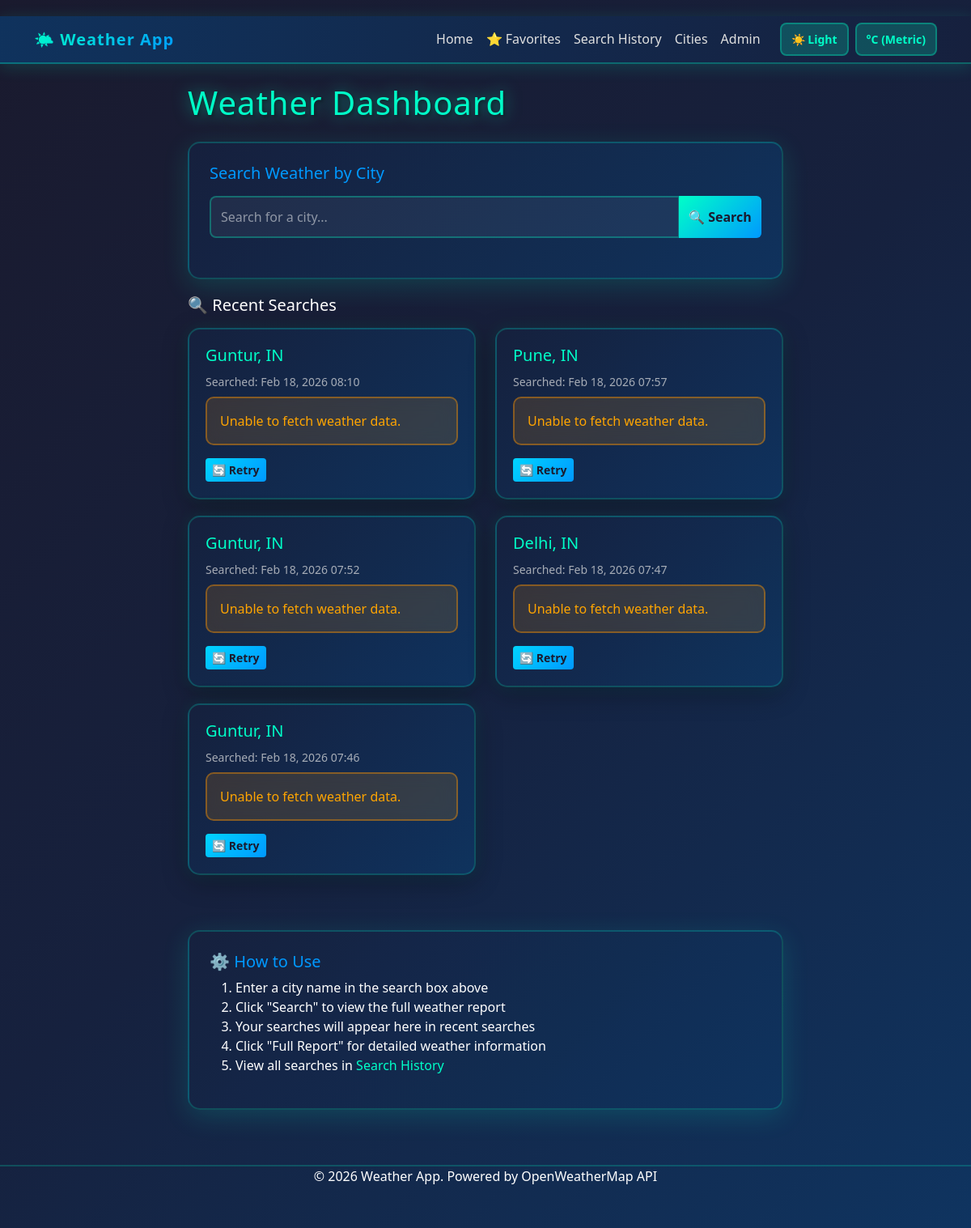
The page / on the database its author committed.
### WEATHERAPP/models.py (models this page shows, shortened)
class SearchHistory(models.Model):
    city = models.ForeignKey(City, on_delete=models.CASCADE, related_name='search_records')
    searched_at = models.DateTimeField(auto_now_add=True)
    class Meta:
        ordering = ['-searched_at']
        verbose_name_plural = "Search Histories"

class City(models.Model):
    name = models.CharField(max_length=100, unique=True)
    country = models.CharField(max_length=100, blank=True)
    latitude = models.FloatField(blank=True, null=True)
    longitude = models.FloatField(blank=True, null=True)
    created_at = models.DateTimeField(auto_now_add=True)
    class Meta:
        verbose_name_plural = "Cities"

### WEATHERAPP/views.py (the view, shortened to what this page needs)
# urls.py: path('', views.IndexView.as_view(), name='weather_index'),
class IndexView(View):
    def get(self, request):
        recent_searches = SearchHistory.objects.all()[:10]
        weather_data = {}
        for search_record in recent_searches:
            city = search_record.city
            data = get_weather_data(city.name)
        search_form = SearchWeatherForm()
        context = {
            'recent_searches': recent_searches,
            'weather_data': weather_data,
            'search_form': search_form,
        }
        return render(request, 'WEATHERAPP/index.html', context)

### WEATHERAPP/forms.py
class SearchWeatherForm(forms.Form):
    city_name = forms.CharField(
        max_length=100,
        required=True,
        widget=forms.TextInput(attrs={
            'class': 'form-control',
            'placeholder': 'Search for a city...'
        })
    )

### WEATHERAPP/templatetags/weather_filters.py (called while the page is built)
@register.filter
def dict_lookup(dictionary, key):
    if dictionary is None:
        return None
    return dictionary.get(key)

### WEATHERAPP/views.py (called while the page is built)
def get_weather_data(city_name):
    try:
        params = {
            'q': city_name,
            'appid': API_KEY,
            'units': 'metric'  # Use Celsius
        }
        response = requests.get(BASE_URL, params=params, timeout=5)
        response.raise_for_status()
        return response.json()
    except requests.exceptions.RequestException as e:
        return None

### WEATHERAPP/templates/WEATHERAPP/index.html (shortened to what this page needs)
{% extends 'WEATHERAPP/base.html' %}
{% load weather_filters %}
{% block content %}
<div class="row mb-4">
    <div class="col-lg-8 mx-auto">
        <h1 class="mb-4">Weather Dashboard</h1>
        <div class="form-container">
            <h5 class="mb-3">Search Weather by City</h5>
            <form method="post" action="{% url 'weather_index' %}" class="mb-4">
                <div class="input-group">
                    {{ search_form.city_name }}
                    <button class="btn btn-primary" type="submit" name="search">
                        🔍 Search
                    </button>
                </div>
            </form>
        </div>
        {% if recent_searches %}
            <h5 class="text-white mb-3">🔍 Recent Searches</h5>
            <div class="row">
                {% for search_record in recent_searches %}
                    {% with weather=weather_data|dict_lookup:search_record.city.id %}
                    <div class="col-md-6">
                        <div class="weather-card">
                            <div class="card-body">
                                <h5 class="card-title">
                                    <a href="{% url 'weather_city_detail' search_record.city.id %}" class="text-decoration-none">
                                        {{ search_record.city.name }}, {{ search_record.city.country }}
                                    </a>
                                </h5>
                                <small class="text-muted d-block mb-2">Searched: {{ search_record.searched_at|date:"M d, Y H:i" }}</small>
                                {% if weather %}
                                    <div class="weather-icon">
                                        {% if weather.main == 'Clear' %}
                                            ☀️
                                        {% elif weather.main == 'Clouds' %}
                                            ☁️
                                        {% elif weather.main == 'Rain' %}
                                            🌧️
                                        {% elif weather.main == 'Thunderstorm' %}
                                            ⛈️
                                        {% elif weather.main == 'Snow' %}
                                            ❄️
                                        {% else %}
                                            🌤️
                                        {% endif %}
                                    </div>
                                    <div class="temp-display">
                                        {{ weather.temperature|floatformat:1 }}°C
                                    </div>
                                    <p class="text-muted mb-3">{{ weather.description }}</p>
                                    <div class="weather-info">
                                        <div class="info-item">
                                            <div class="info-label">Feels Like</div>
                                            <div class="info-value">{{ weather.feels_like|floatformat:1 }}°C</div>
                                        </div>
                                        <div class="info-item">
                                            <div class="info-label">Min/Max</div>
                                            <div class="info-value">{{ weather.temp_min|floatformat:1 }}° / {{ weather.temp_max|floatformat:1 }}°C</div>
                                        </div>
                                        <div class="info-item">
                                            <div class="info-label">Humidity</div>
                                            <div class="info-value">{{ weather.humidity }}%</div>
                                        </div>
                                        <div class="info-item">
                                            <div class="info-label">Pressure</div>
                                            <div class="info-value">{{ weather.pressure }} hPa</div>
                                        </div>
                                        <div class="info-item">
                                            <div class="info-label">Wind Speed</div>
                                            <div class="info-value">{{ weather.wind_speed|floatformat:1 }} m/s</div>
                                        </div>
                                        <div class="info-item">
                                            <div class="info-label">Cloudiness</div>
                                            <div class="info-value">{{ weather.cloudiness }}%</div>
                                        </div>
                                    </div>
                                    <div class="mt-3 d-flex gap-2">
                                        <a href="{% url 'weather_refresh' search_record.city.id %}" class="btn btn-sm btn-info">🔄 Refresh</a>
                                        <a href="{% url 'weather_city_detail' search_record.city.id %}" class="btn btn-sm btn-primary">📊 Full Report</a>
                                    </div>
                                {% else %}
                                    <div class="alert alert-warning" role="alert">
                                        Unable to fetch weather data.
                                    </div>
                                    <div class="mt-3 d-flex gap-2">
                                        <a href="{% url 'weather_refresh' search_record.city.id %}" class="btn btn-sm btn-info">🔄 Retry</a>
                                    </div>
                                {% endif %}
                            </div>
                        </div>
                    </div>
                    {% endwith %}
                {% endfor %}
            </div>
        {% else %}
            <div class="alert alert-info alert-dismissible fade show" role="alert">
                <strong>No search history yet!</strong> Search for a city above to get started.
            </div>
        {% endif %}
    </div>
</div>
<div class="row mt-5">
    <div class="col-lg-8 mx-auto">
        <div class="form-container">
            <h5>⚙️ How to Use</h5>
            <ol>
                <li>Enter a city name in the search box above</li>
                <li>Click "Search" to view the full weather report</li>
                <li>Your searches will appear here in recent searches</li>
                <li>Click "Full Report" for detailed weather information</li>
                <li>View all searches in <a href="{% url 'search_history' %}">Search History</a></li>
            </ol>
        </div>
    </div>
</div>
{% endblock %}

### WEATHERAPP/templates/WEATHERAPP/base.html (shortened to what this page needs)
<!DOCTYPE html>
<html lang="en">
<head>
    <link href="https://cdn.jsdelivr.net/npm/bootstrap@5.3.0/dist/css/bootstrap.min.css" rel="stylesheet">
</head>
<body>
    <nav class="navbar navbar-expand-lg navbar-light sticky-top">
        <div class="container">
            <a class="navbar-brand fw-bold" href="{% url 'weather_index' %}">
                🌤️ Weather App
            </a>
            <div class="collapse navbar-collapse" id="navbarNav">
                <ul class="navbar-nav ms-auto">
                    <li class="nav-item">
                        <a class="nav-link" href="{% url 'weather_index' %}">Home</a>
                    </li>
                    <li class="nav-item">
                        <a class="nav-link" href="{% url 'favorites' %}">⭐ Favorites</a>
                    </li>
                    <li class="nav-item">
                        <a class="nav-link" href="{% url 'search_history' %}">Search History</a>
                    </li>
                    <li class="nav-item">
                        <a class="nav-link" href="{% url 'weather_city_list' %}">Cities</a>
                    </li>
                    <li class="nav-item">
                        <a class="nav-link" href="{% url 'admin:index' %}">Admin</a>
                    </li>
                    <li class="nav-item ms-3">
                        <button id="themeToggle" class="btn btn-sm nav-link-btn" title="Toggle theme">🌙 Dark</button>
                    </li>
                    <li class="nav-item ms-2">
                        <button id="unitToggle" class="btn btn-sm nav-link-btn" title="Toggle temperature unit">°C/°F</button>
                    </li>
                </ul>
            </div>
        </div>
    </nav>
    <div class="container mt-4">
        {% block content %}{% endblock %}
    </div>
    <footer class="text-center text-white mt-5 pb-3">
        <p>&copy; 2026 Weather App. Powered by OpenWeatherMap API</p>
    </footer>
</body>
</html>

### WEATHERAPP/templates/WEATHERAPP/base.html (style rules this page uses)
body { background: linear-gradient(135deg, #1a1a2e 0%, #16213e 50%, #0f3460 100%); min-height: 100vh; padding: 20px 0; animation: fadeIn 0.8s ease-in; color: #fff; }
.navbar { background: linear-gradient(90deg, rgba(15, 52, 96, 0.95) 0%, rgba(22, 33, 62, 0.95) 100%) !important; box-shadow: 0 4px 20px rgba(0, 255, 200, 0.15); border-bottom: 2px solid rgba(0, 255, 200, 0.3); animation: fadeInDown 0.6s ease-out; }
.navbar-brand { background: linear-gradient(135deg, #00ffc8 0%, #0099ff 100%); -webkit-background-clip: text; -webkit-text-fill-color: transparent; background-clip: text; font-weight: 900; letter-spacing: 1px; animation: popIn 0.8s cubic-bezier(0.68, -0.55, 0.27, 1.55); }
.nav-link { transition: all 0.3s ease; position: relative; color: #e0e0e0 !important; font-weight: 500; }
.nav-link::after { content: ''; position: absolute; bottom: 0; left: 0; width: 0; height: 2px; background: linear-gradient(90deg, #00ffc8, #0099ff); transition: width 0.3s ease; }
h1, h2 { color: #00ffc8; text-shadow: 0 0 20px rgba(0, 255, 200, 0.5), 2px 2px 4px rgba(0, 0, 0, 0.5); animation: wobble 0.8s ease-in-out; letter-spacing: 1px; }
h5, h6 { color: #0099ff; }
.form-container { background: linear-gradient(135deg, rgba(22, 33, 62, 0.9) 0%, rgba(15, 52, 96, 0.9) 100%); border-radius: 15px; padding: 25px; margin-bottom: 20px; animation: fadeInDown 0.6s ease-out; box-shadow: 0 8px 32px rgba(0, 255, 200, 0.15); border: 2px solid rgba(0, 255, 200, 0.2); }
.form-container h5 { animation: slideInLeft 0.6s ease-out 0.1s both; }
input[type="text"] { transition: all 0.3s ease; border-radius: 8px; border: 2px solid rgba(0, 255, 200, 0.3); background: rgba(255, 255, 255, 0.05); color: #fff; padding: 12px !important; }
input[type="text"]::placeholder { color: rgba(255, 255, 255, 0.5); }
.weather-card { background: linear-gradient(135deg, rgba(22, 33, 62, 0.92) 0%, rgba(15, 52, 96, 0.92) 100%); border-radius: 15px; border: 2px solid rgba(0, 255, 200, 0.2); box-shadow: 0 8px 32px rgba(0, 0, 0, 0.3), 0 0 20px rgba(0, 255, 200, 0.1); transition: all 0.4s cubic-bezier(0.68, -0.55, 0.27, 1.55); margin-bottom: 20px; animation: fadeInUp 0.6s ease-out both; position: relative; overflow: hidden; }
.weather-card:nth-child(1) { animation-delay: 0.1s; }
.card-body { padding: 20px; }
.card-title { margin-bottom: 10px; transition: color 0.3s ease; color: #00ffc8; }
.card-title a { color: #00ffc8; text-decoration: none; }
.btn-primary { background: linear-gradient(135deg, #00ffc8 0%, #0099ff 100%); border: none; color: #1a1a2e !important; transition: all 0.3s cubic-bezier(0.68, -0.55, 0.27, 1.55); font-weight: 600; animation: popIn 0.6s cubic-bezier(0.68, -0.55, 0.27, 1.55) 0.3s both; position: relative; overflow: hidden; text-shadow: none; }
.btn-primary::before { content: ''; position: absolute; top: 0; left: -100%; width: 100%; height: 100%; background: rgba(255, 255, 255, 0.3); transition: left 0.3s ease; }
.btn-info { background: linear-gradient(135deg, #00d4ff 0%, #0099ff 100%); color: #1a1a2e !important; transition: all 0.3s ease; animation: popIn 0.6s cubic-bezier(0.68, -0.55, 0.27, 1.55); border: none; font-weight: 600; }
.alert { border-radius: 10px; border: 2px solid; animation: fadeInUp 0.6s ease-out; backdrop-filter: blur(10px); }
.alert-warning { background: rgba(255, 150, 0, 0.15); border-color: rgba(255, 150, 0, 0.4); color: #ffa500; }
footer { animation: fadeIn 1s ease-in 0.5s both; transition: all 0.3s ease; border-top: 2px solid rgba(0, 255, 200, 0.2); color: #0099ff; }
.row > [class*="col-"] { animation: fadeInUp 0.6s ease-out both; }
.row:nth-child(1) > [class*="col-"] { animation-delay: 0.1s; }
* { transition: background-color 0.3s ease, color 0.3s ease; }
.text-muted { color: rgba(230, 230, 230, 0.7) !important; }
a { color: #00ffc8; text-decoration: none; transition: all 0.3s ease; }
.nav-link-btn { background: rgba(0, 255, 200, 0.2) !important; border: 2px solid rgba(0, 255, 200, 0.3) !important; color: #00ffc8 !important; transition: all 0.3s ease !important; border-radius: 8px !important; padding: 8px 12px !important; font-weight: 600; }

### WEATHERAPP/templates/WEATHERAPP/index.html (style rules this page uses)
.btn-primary, .btn-info { position: relative; overflow: hidden; }
.weather-card { transform-style: preserve-3d; }
button, a, input { transition: all 0.3s cubic-bezier(0.4, 0.0, 0.2, 1); }

### rows shown on the page
SearchHistory: city.name "Guntur", city.country "IN", searched_at "Feb 18, 2026 08:10"
SearchHistory: city.name "Pune", city.country "IN", searched_at "Feb 18, 2026 07:57"
SearchHistory: city.name "Guntur", city.country "IN", searched_at "Feb 18, 2026 07:52"
SearchHistory: city.name "Delhi", city.country "IN", searched_at "Feb 18, 2026 07:47"
SearchHistory: city.name "Guntur", city.country "IN", searched_at "Feb 18, 2026 07:46"
